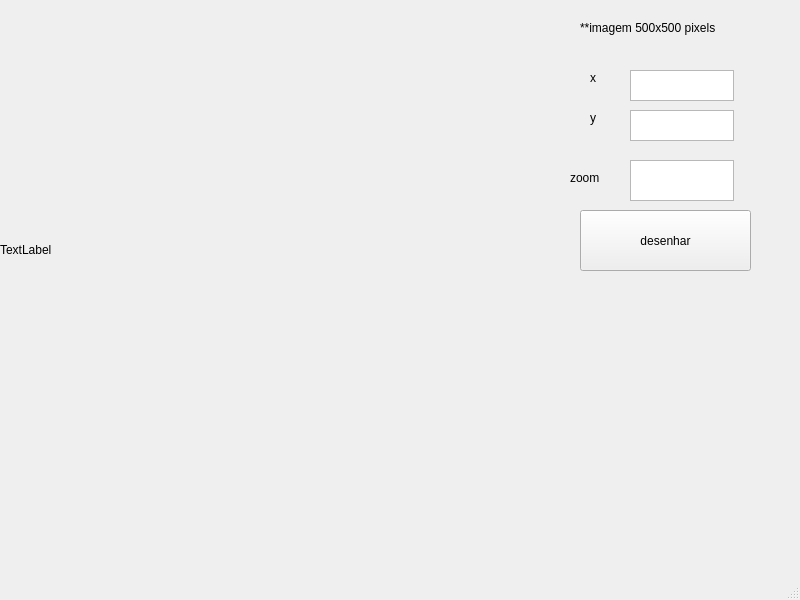
<?xml version="1.0" encoding="UTF-8"?>
<ui version="4.0">
 <class>PontoWindow</class>
 <widget class="QMainWindow" name="PontoWindow">
  <property name="geometry">
   <rect>
    <x>0</x>
    <y>0</y>
    <width>800</width>
    <height>600</height>
   </rect>
  </property>
  <property name="windowTitle">
   <string>MainWindow</string>
  </property>
  <widget class="QWidget" name="centralwidget">
   <widget class="QLabel" name="label_2">
    <property name="geometry">
     <rect>
      <x>590</x>
      <y>110</y>
      <width>58</width>
      <height>16</height>
     </rect>
    </property>
    <property name="text">
     <string>y</string>
    </property>
   </widget>
   <widget class="QLabel" name="label_3">
    <property name="geometry">
     <rect>
      <x>0</x>
      <y>0</y>
      <width>500</width>
      <height>500</height>
     </rect>
    </property>
    <property name="text">
     <string>TextLabel</string>
    </property>
   </widget>
   <widget class="QTextEdit" name="textEdit">
    <property name="geometry">
     <rect>
      <x>630</x>
      <y>70</y>
      <width>104</width>
      <height>31</height>
     </rect>
    </property>
   </widget>
   <widget class="QPushButton" name="pushButton">
    <property name="geometry">
     <rect>
      <x>580</x>
      <y>210</y>
      <width>171</width>
      <height>61</height>
     </rect>
    </property>
    <property name="text">
     <string>desenhar</string>
    </property>
   </widget>
   <widget class="QLabel" name="label">
    <property name="geometry">
     <rect>
      <x>590</x>
      <y>70</y>
      <width>58</width>
      <height>16</height>
     </rect>
    </property>
    <property name="text">
     <string>x</string>
    </property>
   </widget>
   <widget class="QTextEdit" name="textEdit_2">
    <property name="geometry">
     <rect>
      <x>630</x>
      <y>110</y>
      <width>104</width>
      <height>31</height>
     </rect>
    </property>
   </widget>
   <widget class="QLabel" name="label_4">
    <property name="geometry">
     <rect>
      <x>580</x>
      <y>20</y>
      <width>171</width>
      <height>16</height>
     </rect>
    </property>
    <property name="text">
     <string>**imagem 500x500 pixels </string>
    </property>
   </widget>
   <widget class="QTextEdit" name="textEdit_3">
    <property name="geometry">
     <rect>
      <x>630</x>
      <y>160</y>
      <width>104</width>
      <height>41</height>
     </rect>
    </property>
   </widget>
   <widget class="QLabel" name="label_5">
    <property name="geometry">
     <rect>
      <x>570</x>
      <y>170</y>
      <width>58</width>
      <height>16</height>
     </rect>
    </property>
    <property name="text">
     <string>zoom</string>
    </property>
   </widget>
  </widget>
  <widget class="QMenuBar" name="menubar">
   <property name="geometry">
    <rect>
     <x>0</x>
     <y>0</y>
     <width>800</width>
     <height>24</height>
    </rect>
   </property>
  </widget>
  <widget class="QStatusBar" name="statusbar"/>
 </widget>
 <resources/>
 <connections/>
</ui>
